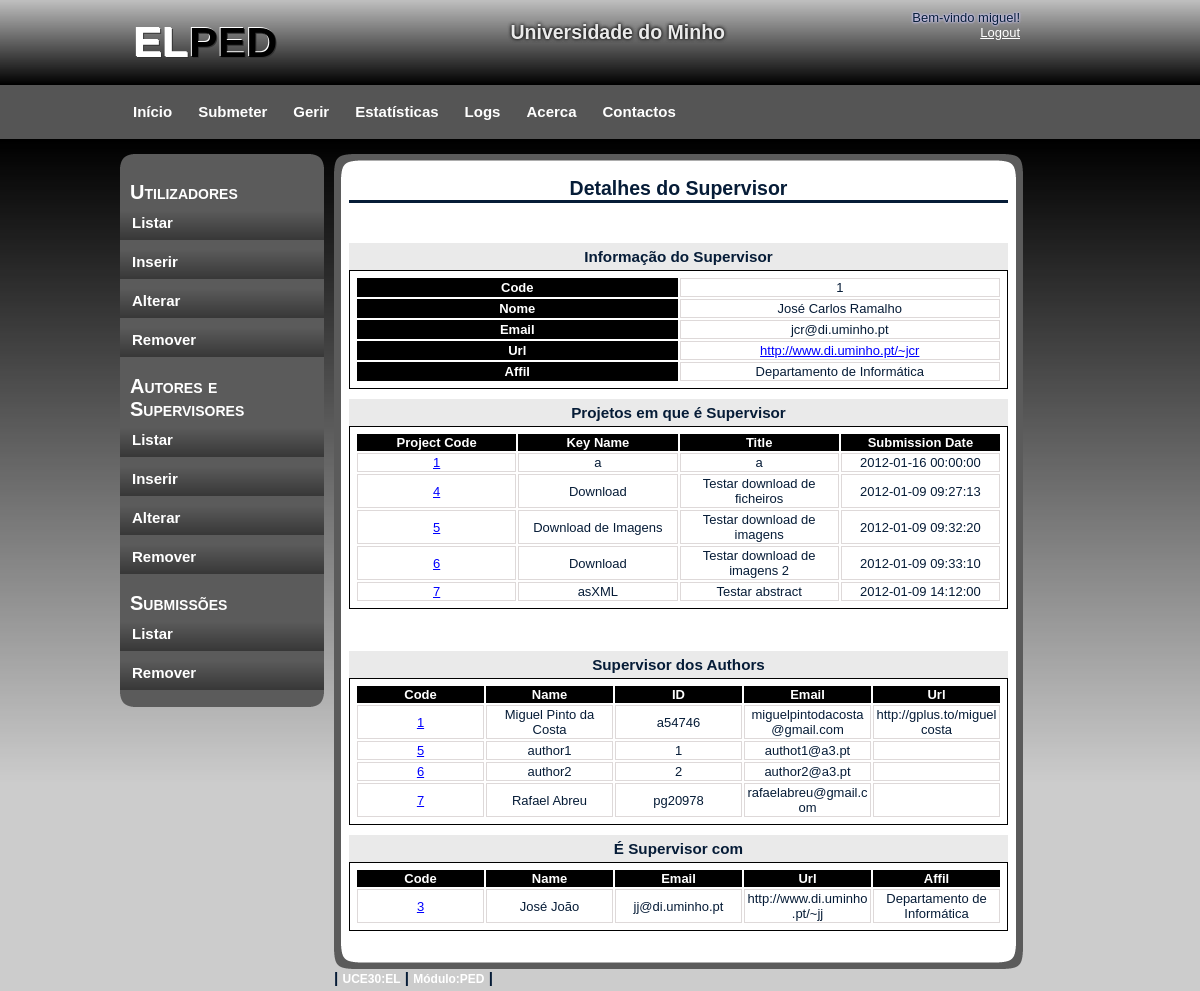
Page /gerirU/gerirAS_Show_supervisor.php?supcode=1&page_p=1 (signed in) on the earlier database version.
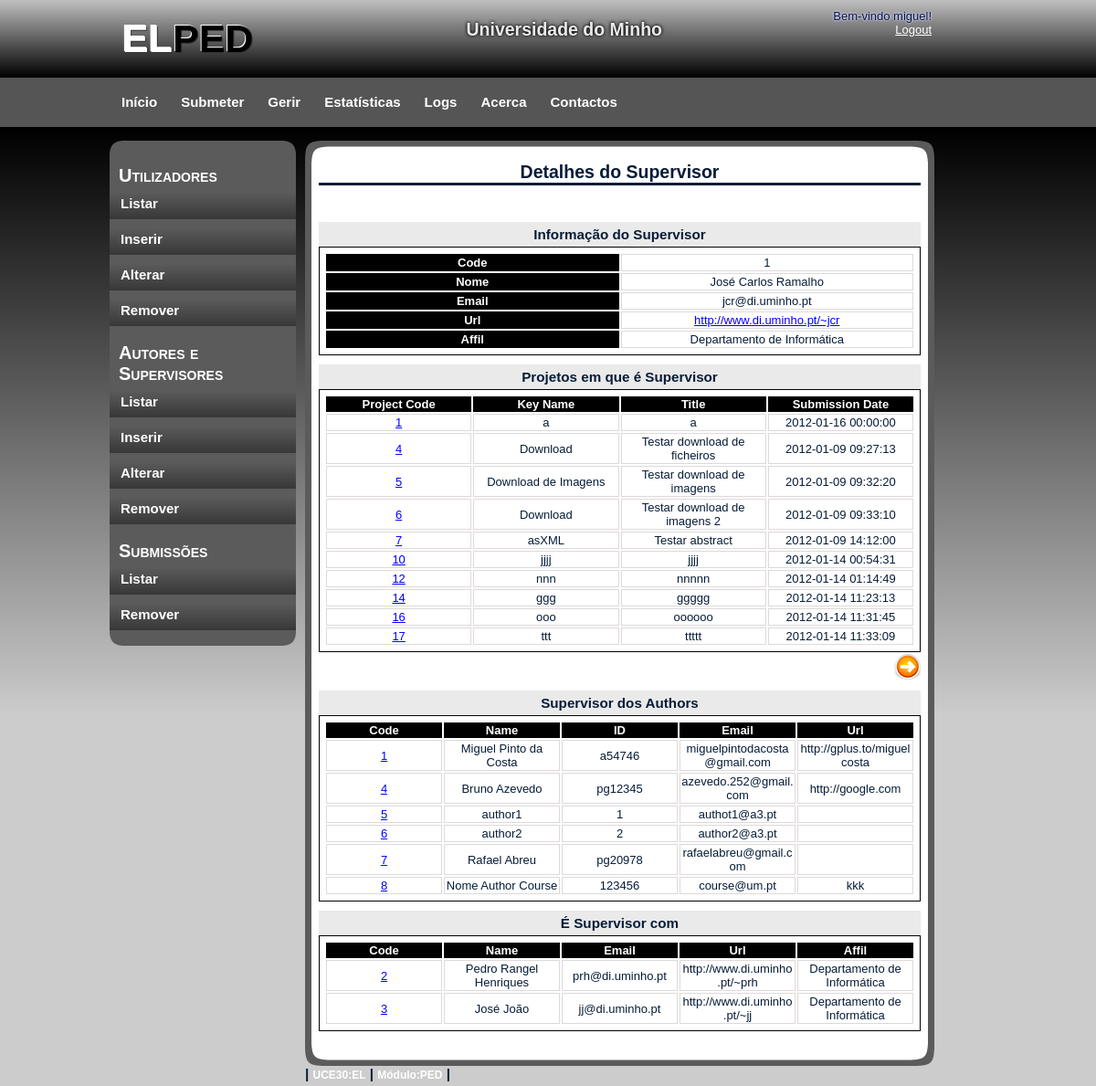
Same page on the later database version.
### tables this page shows
CREATE TABLE IF NOT EXISTS `Supervisor` (
  `supcode` int(11) NOT NULL AUTO_INCREMENT,
  `name` varchar(50) NOT NULL,
  `email` varchar(50) NOT NULL,
  `url` varchar(2002) DEFAULT NULL,
  `affil` varchar(50) DEFAULT NULL,
  PRIMARY KEY (`supcode`)
);

CREATE TABLE IF NOT EXISTS `ProjSup` (
  `projcode` int(11) NOT NULL,
  `supcode` int(11) NOT NULL,
  PRIMARY KEY (`projcode`,`supcode`),
  KEY `supcode` (`supcode`)
);

CREATE TABLE IF NOT EXISTS `Project` (
  `projcode` int(11) NOT NULL AUTO_INCREMENT,
  `keyname` varchar(30) NOT NULL,
  `title` varchar(50) NOT NULL,
  `subtitle` varchar(100) DEFAULT NULL,
  `bdate` date NOT NULL,
  `edate` date NOT NULL,
  `subdate` datetime NOT NULL,
  `abstract` varchar(1502) NOT NULL,
  `coursecode` int(11) NOT NULL,
  `path` varchar(300) NOT NULL,
  PRIMARY KEY (`projcode`),
  KEY `coursecode` (`coursecode`)
);

CREATE TABLE IF NOT EXISTS `Author` (
  `authorcode` int(11) NOT NULL AUTO_INCREMENT,
  `name` varchar(50) NOT NULL,
  `id` varchar(10) NOT NULL,
  `email` varchar(50) NOT NULL,
  `url` varchar(2002) DEFAULT NULL,
  `coursecode` int(11) NOT NULL DEFAULT '0',
  PRIMARY KEY (`authorcode`),
  KEY `coursecode` (`coursecode`)
);

### gerirU/gerirAS_Show_supervisor.php (the view, shortened to what the rows shown need)
<!DOCTYPE html>
<html>
    <head>
        <link rel="stylesheet" type="text/css" href="../css/style.css" />
    </head>
    <body>
        <div id="container">
            <?php
            require_once '../header.php';
            include '../ini.php';
            ?>
            <div id="content">
                <div id="content_main">
                    <h2>Detalhes do Supervisor</h2>
                    <br/>
                    <br/>
                    <div id="containt_main_users">
                        <?php
                        if (!$con) {
                            echo "<h3>Erro ao ligar ao servidor.</h3><br/>" . mysql_error();
                        } else {
                            $supcode = $_GET["supcode"];
                            $page_p = $_GET["page_p"];
                            $sql = "SELECT * FROM Supervisor WHERE supcode='$supcode'";
                            $res = mysql_query($sql, $con);
                            while ($row = mysql_fetch_array($res)) {
                                ?>
                                <div id="details">
                                    <h3>Informação do Supervisor</h3>
                                    <table>
                                        <tr>
                                            <th>Code</th>
                                            <td><?php echo $row['supcode'] ?></td>
                                        </tr>
                                        <tr>
                                            <th>Nome</th>
                                            <td><?php echo $row['name'] ?></td>
                                        </tr>
                                        <tr>
                                            <th>Email</th>
                                            <td><?php echo $row['email'] ?></td>
                                        </tr>
                                        <tr>
                                            <th>Url</th>
                                            <td>
                                                <a href="<?php echo $row['url']; ?>" target="_blank">
                                                    <?php echo $row['url'] ?>
                                                </a>
                                            </td>
                                        </tr>
                                        <tr>
                                            <th>Affil</th>
                                            <td><?php echo $row['affil'] ?></td>
                                        </tr>
                                    </table>
                                    <?php
                                }
                                ?>
                                <h3>Projetos em que é Supervisor</h3>
                                <?php
                                $v_p_max = $page_p * 10;
                                $v_p_min = $v_p_max - 10;
                                $sql = "SELECT projcode FROM ProjSup WHERE supcode='$supcode' LIMIT $v_p_min, $v_p_max";
                                $res = mysql_query($sql, $con);
                                ?>
                                <table>
                                    <tr>
                                        <th>Project Code</th>
                                        <th>Key Name</th>
                                        <th>Title</th>
                                        <th>Submission Date</th>
                                    </tr>
                                    <?php
                                    while ($row = mysql_fetch_array($res)) {
                                        $projcode = $row['projcode'];
                                        $sql2 = "SELECT projcode, keyname, title, subdate FROM Project WHERE projcode='$projcode'";
                                        $res2 = mysql_query($sql2, $con);
                                        while ($row2 = mysql_fetch_array($res2)) {
                                            echo "<tr>";
                                            echo "<td><a href=\"gerirS_Show.php?projcode=$projcode\"> $projcode</a></td>";
                                            echo "<td>" . $row2['keyname'] . "</td>";
                                            echo "<td>" . $row2['title'] . "</td>";
                                            echo "<td>" . $row2['subdate'] . "</td>";
                                            echo "</tr>";
                                        }
                                    }
                                    ?>
                                </table>
                                <div id="page">
                                    <?php
                                    $page_mais = $page_p + 1;
                                    $link_mais = "gerirAS_Show_supervisor.php?supcode=$supcode&page_p=$page_mais";
                                    ?>
                                        <?php
                                    $sql = "SELECT COUNT(projcode) AS total FROM ProjSup WHERE supcode='$supcode'";
                                    $res = mysql_query($sql, $con);
                                    $total = 0;
                                    while ($row = mysql_fetch_array($res)) {
                                        $total = $row["total"];
                                    }
                                    if ($page_p * 10 < $total) {
                                        ?>
                                        <a href="<?php echo $link_mais; ?>">
                                        </a>
                                        <?php
                                    }
                                    ?>
                                </div>
                                <h3>Supervisor dos Authors</h3>
                                <?php
                                $sql = "SELECT * FROM Author WHERE authorcode IN(
                                    SELECT authorcode FROM ProjAut WHERE projcode IN(
                                    SELECT projcode FROM ProjSup WHERE supcode='$supcode'))";
                                $res = mysql_query($sql, $con);
                                ?>
                                <table>
                                    <tr>
                                        <th>Code</th>
                                        <th>Name</th>
                                        <th>ID</th>
                                        <th>Email</th>
                                        <th>Url</th>
                                    </tr>
                                    <?php
                                    while ($row = mysql_fetch_array($res)) {
                                        $id = $row['authorcode'];
                                        echo "<tr>";
                                        echo "<td><a href=\"gerirAS_Show_author.php?authorcode=$id\">" . $id . "</a></td>";
                                        echo "<td>" . $row['name'] . "</td>";
                                        echo "<td>" . $row['id'] . "</td>";
                                        echo "<td>" . $row['email'] . "</td>";
                                        echo "<td>" . $row['url'] . "</td>";
                                        echo "</tr>";
                                    }
                                    ?>
                                </table>
                                <h3>É Supervisor com</h3>
                                <?php
                                $sql = "SELECT * FROM Supervisor WHERE supcode IN(
                                    SELECT supcode FROM ProjSup WHERE projcode IN(
                                    SELECT projcode FROM ProjSup WHERE supcode='$supcode')
                                    AND supcode !='$supcode')";
                                $res = mysql_query($sql, $con);
                                ?>
                                <table>
                                    <tr>
                                        <th>Code</th>
                                        <th>Name</th>
                                        <th>Email</th>
                                        <th>Url</th>
                                        <th>Affil</th>
                                    </tr>
                                    <?php
                                    while ($row = mysql_fetch_array($res)) {
                                        $id = $row['supcode'];
                                        echo "<tr>";
                                        echo "<td><a href=\"gerirAS_Show_supervisor.php?supcode=$id&page_p=1\">" . $id . "</a></td>";
                                        echo "<td>" . $row['name'] . "</td>";
                                        echo "<td>" . $row['email'] . "</td>";
                                        echo "<td>" . $row['url'] . "</td>";
                                        echo "<td>" . $row['affil'] . "</td>";
                                        echo "</tr>";
                                    }
                                    ?>
                                </table>
                                <?php
                            }
                            ?>
                        </div>
                    </div>
                    <br/>
                </div>
            </div>
        </div>
    </body>
</html>

Differences in the rows shown:
added projsup: projcode "10"
added project: keyname "jjjj", title "jjjj", subdate "2012-01-14 00:54:31"
added projsup: projcode "12"
added project: keyname "nnn", title "nnnnn", subdate "2012-01-14 01:14:49"
added projsup: projcode "14"
added project: keyname "ggg", title "ggggg", subdate "2012-01-14 11:23:13"
added projsup: projcode "16"
added project: keyname "ooo", title "oooooo", subdate "2012-01-14 11:31:45"
added projsup: projcode "17"
added project: keyname "ttt", title "ttttt", subdate "2012-01-14 11:33:09"
now on this page (row unchanged): author: authorcode "4", name "Bruno Azevedo", id "pg12345", email "azevedo.252@gmail.com", url "http://google.com"
now on this page (row unchanged): author: authorcode "8", name "Nome Author Course", id "123456", email "course@um.pt", url "kkk"
now on this page (row unchanged): supervisor: supcode "2", name "Pedro Rangel Henriques", email "prh@di.uminho.pt", url "http://www.di.uminho.pt/~prh", affil "Departamento de Informática", shown under "É Supervisor com"
